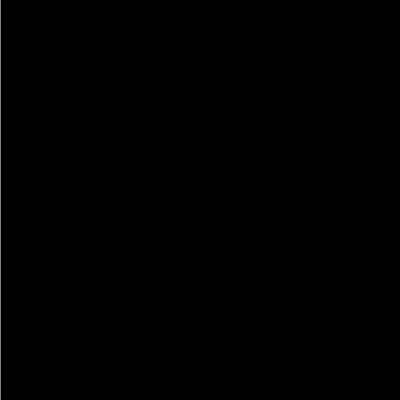
Frame 1 (no input)
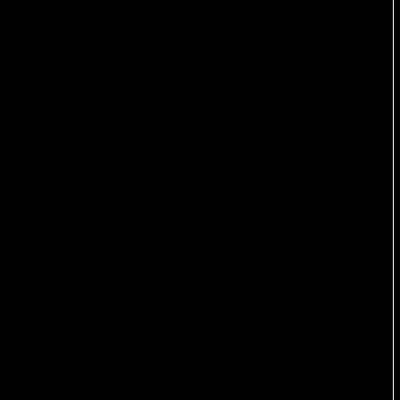
Frame 60 (no input)
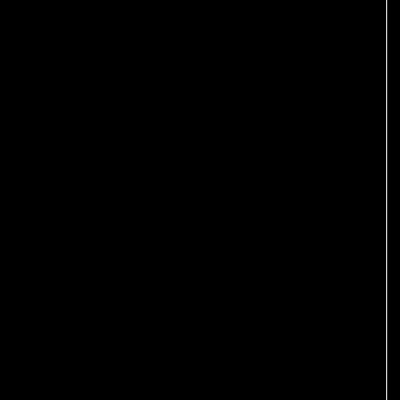
Frame 120 (the mouse pressed at the canvas centre since frame 60)

The p5.js sketch that drew these frames (run headless with seeded random() and noise() and a simulated clock; from frame 60 on, the mouse is pressed at the canvas centre):

// p5.js sketch
// ── sketch.js
let x = 0;
let timer;
let counter = 1;
let button;
let interval;
let check = true;

function setup() {
  createCanvas(400, 400);
  timer = createP("0 s");
  
  button = createButton("Timer");
  
  button.mousePressed(startTimer);
}

function startTimer()
{
  if(check)
  {
  interval = setInterval(Time, 1000);
    check = !check;
  }
  button.html("stop");
}

function stopTimer()
{
  clearInterval(interval);
  button.html("start");
}

function Time()
{
  timer.html(counter + " s");
  counter++;
  if(!check)
  {
  button.mousePressed(stopTimer);
    check = !check;
  }
}

function draw() {
  background(0);
  
  stroke(255);
  line(x,0,x,height);
  
  if(x >= width)
  {
    x = 0;
  }
  
  x += width/getFrameRate();
  
}
